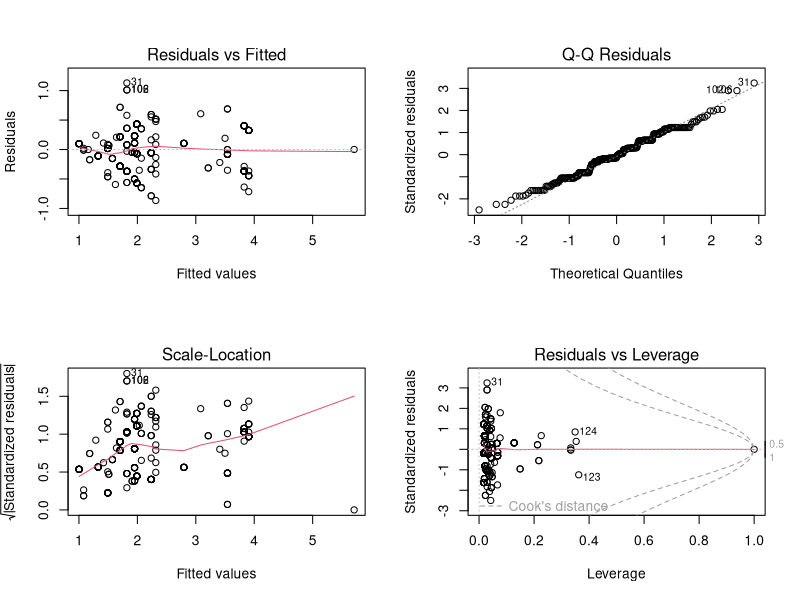

Write R code to recreate this figure.
## ---- chunk 1
#| label: import
Abeilles <- read.table("Data_abeilles.txt", header = TRUE, dec = ",",
                       stringsAsFactors = TRUE)
Abeilles <- Abeilles[, -8]
Abeilles_clean <- na.omit(Abeilles)

# Niveaux de référence (intercept) et effectifs
levels(Abeilles_clean$genre)
levels(Abeilles_clean$contexte_paysager)
table(Abeilles_clean$genre)
## ---- chunk 2
#| label: modeles
# mod1 : genre seul
mod1 <- lm(TailleR ~ genre, data = Abeilles_clean)
summary(mod1)
anova(mod1)
## ---- chunk 3
# mod2 : + sexe
mod2 <- lm(TailleR ~ genre + sexe, data = Abeilles_clean)
summary(mod2)
anova(mod2)
## ---- chunk 4
# mod3 : + contexte paysager
mod3 <- lm(TailleR ~ genre + sexe + contexte_paysager, data = Abeilles_clean)
summary(mod3)
anova(mod3)
## ---- chunk 5
# mod4 : + imperméabilisation (effet additif)
mod4 <- lm(TailleR ~ genre + sexe + contexte_paysager + Impermeabilisation500m,
           data = Abeilles_clean)
summary(mod4)
anova(mod4)
## ---- chunk 6
# mod5 : interaction contexte x imperméabilisation
mod5 <- lm(TailleR ~ genre + sexe + contexte_paysager * Impermeabilisation500m,
           data = Abeilles_clean)
summary(mod5)
anova(mod5)
## ---- chunk 7
#| label: aic
# Étape 0 : modèle nul
mod0 <- lm(TailleR ~ 1, data = Abeilles_clean)
add1(mod0, ~ genre + sexe + lectisme + contexte_paysager + Impermeabilisation500m)
# -> genre : AIC le plus bas (-478,7)

# Étape 1 : genre
mod_genre <- lm(TailleR ~ genre, data = Abeilles_clean)
add1(mod_genre, ~ genre + sexe + lectisme + contexte_paysager + Impermeabilisation500m)
# -> contexte_paysager : AIC le plus bas (-535,1)

# Étape 2 : genre + contexte
mod_gc <- lm(TailleR ~ genre + contexte_paysager, data = Abeilles_clean)
add1(mod_gc, ~ genre + sexe + lectisme + contexte_paysager + Impermeabilisation500m)
# -> sexe : AIC le plus bas (-549,6)

# Étape 3 : genre + contexte + sexe
mod_gcs <- lm(TailleR ~ genre + contexte_paysager + sexe, data = Abeilles_clean)
add1(mod_gcs, ~ genre + sexe + lectisme + contexte_paysager + Impermeabilisation500m)
# -> aucun ajout ne fait baisser l'AIC (-547,8 et -548,2 > -549,6) : on s'arrête
## ---- chunk 8
#| label: final
summary(mod_gcs)
anova(mod_gcs)
mod_gcs$coefficients
## ---- chunk 9
#| label: predict
# Exemple (adapter les niveaux à ceux de votre jeu de données)
nouveau <- data.frame(genre = "Bombus",
                      contexte_paysager = "urbain",
                      sexe = "m")
predict(mod_gcs, newdata = nouveau, interval = "prediction")
## ---- chunk 10
#| label: diagnostics
par(mfrow = c(2, 2))
plot(mod_gcs)
par(mfrow = c(1, 1))
## ---- chunk 11
sessionInfo()
